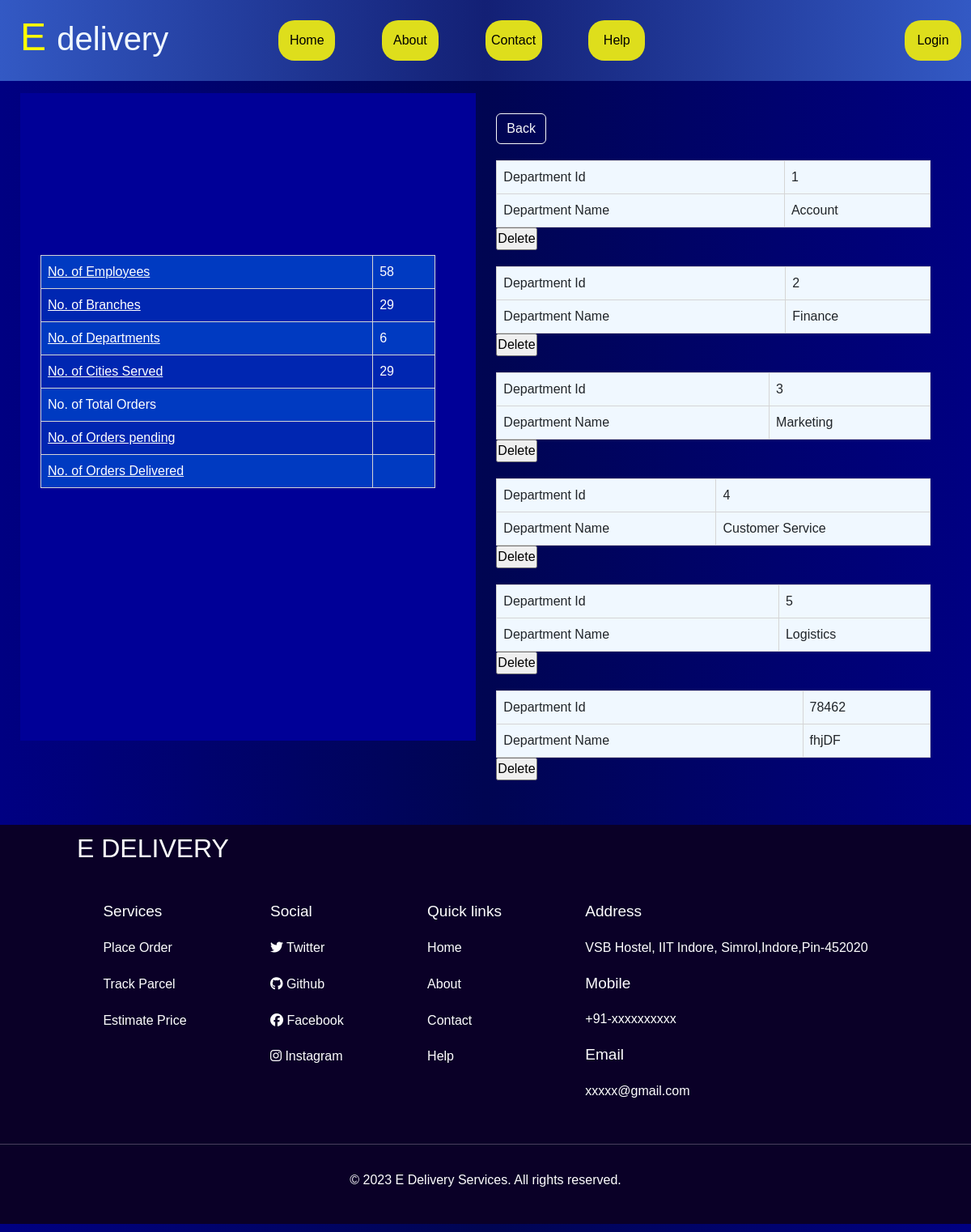
Screenshot of /dept_details with the database file from the repository.
### courier_service/models.py (models this page shows)
class Department(models.Model):
    Department_Id=models.IntegerField(primary_key=True)
    Department_Name=models.CharField(max_length=50)

### courier_service/views.py (the view)
# urls.py: path('dept_details', views.dept_details, name='dept_details'),
def dept_details(request):
    orders=Orders.objects.all()
    employees=Employees.objects.all()
    branches=Branches.objects.all()
    departments=Department.objects.all()
    city=cities.objects.all()
    context={
        'x' : len(employees),
        'y' : len(branches),
        'z' : len(departments),
        'c' : len(city),
        'o' : len(orders),
        'departments' : departments
    }
    return render(request, 'dept_details.html',context)

### courier_service/templates/dept_details.html (shortened to what this page needs)
{% extends "layout.html" %}
{% load static %}
{% block csslink %}
<link rel="stylesheet" href="{% static "css/employee1.css" %}">
{% endblock %}
{% block pagebody %}
    <div class="employee_container">
        <div class="employee_container_control">
            <div class="employee_details">
                <div class="emp_img"></div>
                <div class="emp_detail_container">
                    <table>
                        <td><a href="/emp_details" type="button" style="color:white">No. of Employees</a></td>
                        <td>{{x}}</td></a>
                        <tr>
                        <td><a href="/branch_details" type="button" style="color:white">No. of Branches</a></td>
                        <td>{{y}}</td>
                        </tr>
                        <tr>
                        <td><a href="/dept_details" type="button" style="color:white">No. of Departments</a></td>
                        <td>{{z}}</td>
                        </tr>
                        <tr>
                        <td><a href="/cities_details" type="button" style="color:white">No. of Cities Served</a></td>
                        <td>{{c}}</td>
                        </tr>
                        <tr>
                            <td>No. of Total Orders</td>
                            <td>{{t}}</td>
                            </tr>
                            <tr>
                            <td><a href="/not_deliv" type="button" style="color:white">No. of Orders pending</a></td>
                            <td>{{n}}</td>
                            </tr>
                            <tr>
                            <td><a href="/deliv" type="button" style="color:white">No. of Orders Delivered</a></td>
                            <td>{{d}}</td>
                            </tr>
                    </table>
                </div>
            </div>
            <div class="parcel_details">
                <div><a href="admin_made" class="btn btn-outline-light">Back</a></div>
                   {%for i in departments%}
                    <div class="order_card">
                        <table>
                            <tr>
                                <td>Department Id</td>
                                <td>{{i.Department_Id}}</td>
                            </tr>
                        <tr>
                            <td>Department Name</td>
                            <td>{{i.Department_Name}}
                            </td>
                        </tr>
                    </table>
                    <form method="post">
                        <input type="submit" value="Delete">
                    </form>
                </div>
               {%endfor%}
            </div>
        </div>
    </div>
{%endblock%}

### courier_service/templates/layout.html (shortened to what this page needs)
{% load static %}
<!DOCTYPE html>
<html lang="en">
<head>
    <link href="https://cdn.jsdelivr.net/npm/bootstrap@5.3.0/dist/css/bootstrap.min.css" rel="stylesheet">
    <link rel="stylesheet" href="{% static 'css/navbar.css' %}">
    <link rel="stylesheet" href="{% static 'css/footer.css' %}">
    {% block csslink %} {% endblock %}
</head>
<body>
    <nav class="main_navbar">
        <div class="logo"><h1>E <span>delivery</span></h1></div>
        <div class="main_navbar_mid_component">
          <ul>
            <li class="navbar_middle_links"><a href="/"><button class="navbar_middle_buttons">Home</button></a></li>
            <li class="navbar_middle_links"><a href="/About"><button class="navbar_middle_buttons">About</button></a></li>
            {% if user.is_superuser %}
            <li class="navbar_middle_links"><a href="/issues"><button class="navbar_middle_buttons">Issues</button></a></li>
            {% else %}
            <li class="navbar_middle_links"><a href="/ContactUs"><button class="navbar_middle_buttons">Contact</button></a></li>
            {% endif %}
            <li class="navbar_middle_links"><a href="/Help"><button class="navbar_middle_buttons">Help</button></a></li>
          </ul>
        </div>
        <div class="main_navbar_end_component">
          <ul>
            {% if user.is_authenticated %}
            <li class="navbar_end_links" id="elogout"><a href="{% url 'logout' %}"><button class="navbar_end_buttons">Logout</button></a></li>
            {% if user.is_superuser %}
            <li class="navbar_end_links" id="elogout"><a href="/admin_made"><button class="navbar_end_buttons">Admin</button></a></li>
            {% elif user.is_staff %}
            <li class="navbar_end_links" id="elogout"><a href="/staff"><button class="navbar_end_buttons">Staff</button></a></li>
            {% else %}
            <li class="navbar_end_links" id="euser"><a href="/user_profile"><button class="navbar_end_buttons" id="user_icon_button"><i class="fa-solid fa-user"></i></button></a></li>
            {% endif %}
            {%else%}
            <li class="navbar_end_links" id="elogin"><a href="/login"><button class="navbar_end_buttons">Login</button></a></li>
            {% endif %}
          </ul>
        </div>
      </nav>
    {% block pagebody %} {% endblock %}
    <div class="end_footer">
      <div class="end_footer_heading">
        <h2>E delivery</h2>
      </div>
      <div class="end_footer_content">
        <div class="end_footer_services">
          <h4>Services</h4>
          <p class="end_footer_direct_page_links"><a href="/place_parcel">Place Order</a></p>
          <p class="end_footer_direct_page_links"><a href="/track_parcel">Track Parcel</a></p>
          <p class="end_footer_direct_page_links"><a href="/estimate">Estimate Price</a></p>
        </div>
        <div class="social-media">
          <h4>Social</h4>
          <p class="end_footer_direct_page_links">
            <a href="https://twitter.com/"
              ><i class="fab fa-twitter"></i> Twitter</a
            >
          </p>
          <p class="end_footer_direct_page_links">
            <a href="https://github.com/YannamYeswanth/COURIER-PARCEL-DELIVERY-DATABASE-MANAGEMENT-SYSTEM.git"
              ><i class="fab fa-github"></i> Github</a
            >
          </p>
          <p class="end_footer_direct_page_links">
            <a href="https://www.facebook.com/"
              ><i class="fab fa-facebook"></i> Facebook</a
            >
          </p>
          <p class="end_footer_direct_page_links">
            <a href="https://www.instagram.com/"
              ><i class="fab fa-instagram"></i> Instagram</a
            >
          </p>
        </div>
        <div class="end_footer_links">
          <h4>Quick links</h4>
          <p class="end_footer_direct_page_links"><a href="/">Home</a></p>
          <p class="end_footer_direct_page_links"><a href="/About">About</a></p>
          <p class="end_footer_direct_page_links"><a href="/ContactUs">Contact</a></p>
          <p class="end_footer_direct_page_links"><a href="/Help">Help</a></p>
        </div>
        <div class="end_footer_details">
          <h4 class="end_footer_address">Address</h4>
          <p class="end_footer_direct_page_links">
            VSB Hostel, IIT Indore, Simrol,Indore,Pin-452020
          </p>
          <h4 class="mobile">Mobile</h4>
          <p class="end_footer_direct_page_links"><a href="#">+91-xxxxxxxxxx</a></p>
          <h4 class="mail">Email</h4>
          <p class="end_footer_direct_page_links"><a href="#">xxxxx@gmail.com</a></p>
        </div>
      </div>
      <footer>
        <hr />
        &copy; 2023 E Delivery Services. All rights reserved.
      </footer>
    </div>
</body>
</html>

### courier_service/static/css/navbar.css (style rules this page uses)
* { margin: 0; padding: 0; box-sizing: border-box; font-family: 'Open Sans',sans-serif; }
body { background-color: #0a0027; }
ul { list-style: none; }
.main_navbar { width: 100%; height: 100px; display: grid; grid-template-columns: 1.5fr 3fr 2fr; column-gap: 12px; background-color: #132075; background-image: linear-gradient(to right, #3359c4,#132075,#3359c4); }
.logo { margin-left: 25px; width: 100%; height: 100px; display: flex; justify-content: flex-start; align-items: center; }
.logo>h1 { color: yellow; font-size: 3em; }
.logo span { color: aliceblue; font-size: 2.5rem; }
.main_navbar_mid_component > ul { width: 100%; height: 100px; display: flex; justify-content: space-around; align-items: center; }
.navbar_middle_links { margin: 12px; }
.navbar_middle_buttons { height: 50px; width: 70px; border-radius: 20px; border: none; background-color: rgb(222,222,28); cursor: pointer; transition: 100ms ease-in-out; }
.main_navbar_end_component > ul { width: 100%; height: 100px; display: flex; justify-content: flex-end; align-items: center; }
.navbar_end_links { margin: 12px; }
.navbar_end_buttons { height: 50px; width: 70px; border-radius: 20px; border:none; background-color: rgb(222,222,28); cursor: pointer; transition: 100ms ease-in-out; }

### courier_service/static/css/footer.css (style rules this page uses)
.end_footer { background-color: #0a0027; color: #fefefe; width: 100%; bottom: 0; left: 0; padding: 10px 0; margin: 10px 0; }
.end_footer .end_footer_heading { color: #fefefe; max-width: 1010px; width: 90%; text-transform: uppercase; margin: 0 auto; margin-bottom: 3rem; font-family: "Gill Sans", "Gill Sans MT", Calibri, "Trebuchet MS", sans-serif; }
.end_footer .end_footer_content { display: flex; justify-content: space-evenly; margin: 1.5rem; }
.end_footer .end_footer_content p { margin-bottom: 1.3rem; }
.end_footer .end_footer_content a { text-decoration: none; color: #fefefe; }
.end_footer .end_footer_content h4 { margin-bottom: 1.3rem; font-size: 19px; }
footer { text-align: center; margin-bottom: 2rem; }
footer hr { margin: 2rem 0; }
.end_footer_direct_page_links { transition: ease-in-out 0.3s; }

### courier_service/static/css/employee1.css (style rules this page uses)
* { margin: 0; padding: 0; box-sizing: border-box; font-family: 'Open-Sans',sans-serif; }
body { background-image: linear-gradient(to right,#000082,#000552,#000082); }
.employee_container { padding-right: 10px; padding-left: 10px; margin-top: 15px; margin-right: auto; margin-left: auto; }
@media (min-width: 768px) { .employee_container { width: 750px; } }
@media (min-width: 992px) { .employee_container { width: 970px; } }
@media (min-width: 1200px) { .employee_container { width: 1170px; } }
.employee_container_control { display: flex; }
.employee_details { width: 100%; background-color: #000097; padding: 25px; }
@media (min-width: 900px) { .employee_details { height: 100vh; } }
.emp_img { height: 150px; width: 150px; border-radius: 50%; background-image: url("../media/employee_page_images/employee_photo.jpg"); background-position: center; background-size: cover; background-repeat: no-repeat; }
.emp_detail_container { margin: 25px; margin-left: 0; }
.parcel_details { margin: 25px; width: 100%; }
.order_card { margin: 20px 0; }
table { font-family: arial, sans-serif; border-collapse: collapse; width: 100%; }
td { border: 1px solid #d5d5d5; text-align: left; padding: 8px; }
.emp_detail_container tr:nth-child(even) { background-color: rgb(0, 38, 177); }
.emp_detail_container tr:nth-child(odd) { background-color: rgb(0, 58, 193); }
.emp_detail_container td { color: #fff; }
.parcel_details table { background-color: aliceblue; }

### rows the page displays
Department: Department_Id "1", Department_Name "Account"
Department: Department_Id "2", Department_Name "Finance"
Department: Department_Id "3", Department_Name "Marketing"
Department: Department_Id "4", Department_Name "Customer Service"
Department: Department_Id "5", Department_Name "Logistics"
Department: Department_Id "78462", Department_Name "fhjDF"

### other values shown
{{ x }} "58"
{{ y }} "29"
{{ z }} "6"
{{ c }} "29"
